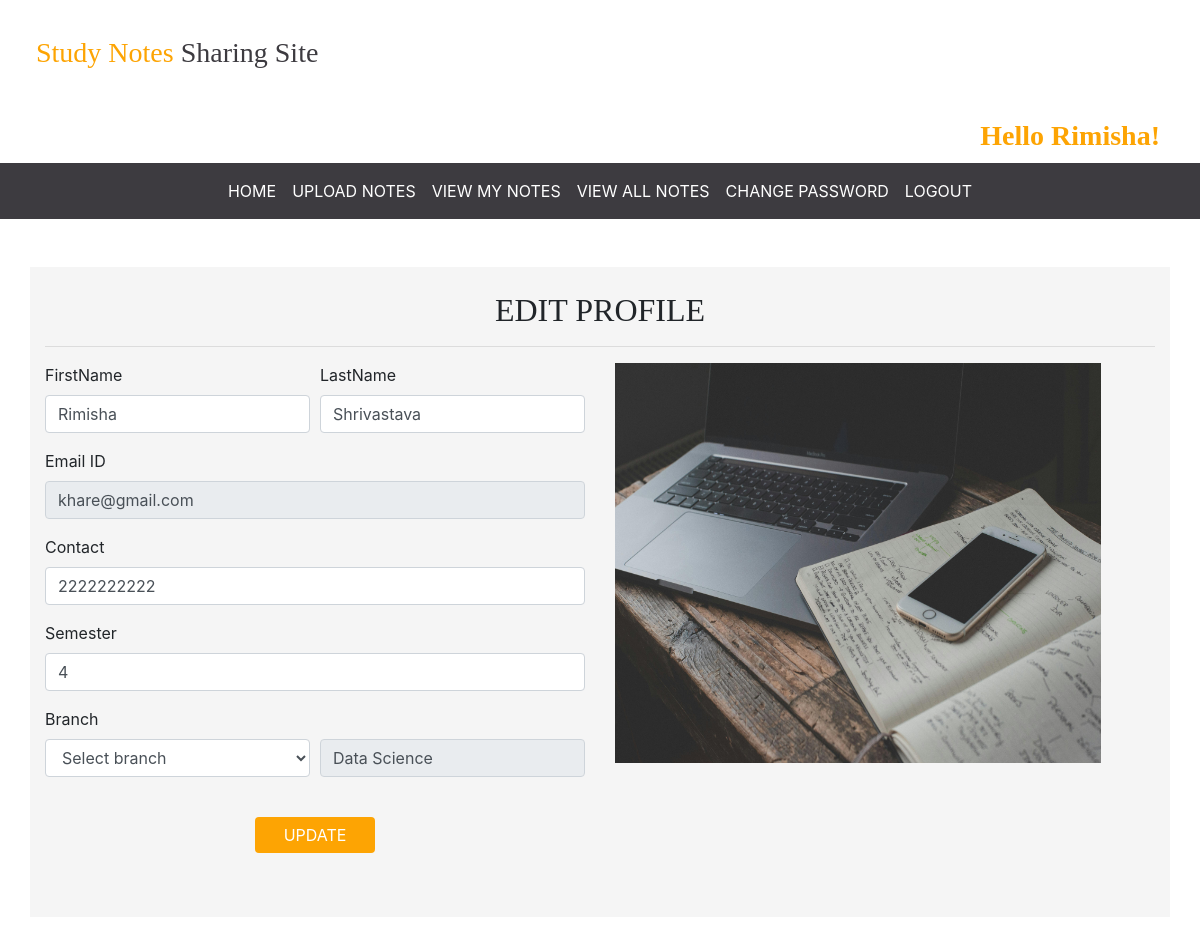
The page /edit_profile (signed in) on the database its author committed.
### notes/models.py (models this page shows, shortened)
class Signup(models.Model):
    user = models.ForeignKey(User, on_delete=models.CASCADE)
    contact = models.CharField(max_length=10, null=True)
    branch = models.CharField(max_length=30)
    semester = models.CharField(max_length=30)
    role = models.CharField(max_length=15)

### notes/views.py (the view, shortened to what this page needs)
# urls.py: path('edit_profile',edit_profile, name='edit_profile'),
def edit_profile(request):
    if not request.user.is_authenticated:
        return redirect('userlogin')
    user = User.objects.get(id=request.user.id)
    data = Signup.objects.get(user=user)
    error = False
    d = {'data': data, 'user': user, 'error': error}
    return render(request, 'edit_profile.html', d)

### notes/templates/edit_profile.html (shortened to what this page needs)
{% extends 'usernavigation.html' %}
{% load static %}
{% block body %}
<div class="container mt-5" style="background-color : whitesmoke"><br>
   <h2 class="text-center" style="font-family:'poppins'"> EDIT PROFILE </h2>
   <hr>
   <div class="row">
       <div class="col-sm-6">
       <form method="post">
           <div class="form-row">
               <div class="form-group col-md-6">
                   <label>FirstName</label>
                   <input type="text" class="form-control" value="{{data.user.first_name}}" name="firstname">
               </div>
               <div class="form-group col-md-6">
                   <label>LastName</label>
                   <input type="text" class="form-control" value="{{data.user.last_name}}" name="lastname">
               </div>
           </div>
           <div class="form-row">
               <div class="form-group col-md-12">
                   <label>Email ID</label>
                   <input type="text" class="form-control" value="{{data.user.username}}" name="emailid" readonly>
               </div>
           </div>
           <div class="form-row">
               <div class="form-group col-md-12">
                   <label>Contact</label>
                   <input type="text" class="form-control" value="{{data.contact}}" name="contact" >
               </div>
           </div>
           <div class="form-row">
               <div class="form-group col-md-12">
                   <label>Semester</label>
                   <input type="text" class="form-control" value="{{data.semester}}" name="semester" >
               </div>
           </div>
           <div class="form-row">
               <div class="form-group col-md-6">
                   <label>Branch</label>
                   <select class="form-control"  name="branch" >
                        <option value="Select branch">Select branch</option>
                   </select>
               </div>
               <div class="form-group col-md-6 mt-2"><br>
                   <input type="text" value="{{data.branch}}" class="form-control" readonly>
               </div>
           </div>
<input type="Submit" value="UPDATE" class="btn text-white mt-4" style="display: block; margin: 0 auto;width: 120px; background-color:FDA403; border:none;" >
       </form>
       </div>
       <div class="col-sm-6">
       <img src =" {%static 'images/edit.jpg'%}" style="width:90% ; height : 400px">
    </div>
   </div>
    <br><br>
</div>
{% endblock %}

### notes/templates/usernavigation.html (shortened to what this page needs)
<html lang="en" xmlns="http://www.w3.org/1999/html">
<head>
  {% load static %}
  <link rel="stylesheet" href="https://maxcdn.bootstrapcdn.com/bootstrap/4.3.1/css/bootstrap.min.css">
  <link rel="stylesheet" href="https://use.fontawesome.com/releases/v5.6.3/css/all.css"></head>
  <link rel="stylesheet" href="{% static 'css/mystyle.css'%}">
<body>
<h3 style ="padding : 3%"><p style="font-family:'Cooper black'"><span style="color:FDA403">Study Notes</span><span style="color:3D3B40"> Sharing Site</span></p><br>
    <span style="position: absolute; right: 40px;">
      {% if data.role == 'Student' %}
          <span style="color: FDA403; font-weight: bold; font-family: 'Cooper black'">Hello {{request.user.first_name}}!</span>
      {% elif data.role == 'Teacher' %}
          <span style="color: FDA403; font-weight: bold; font-family: 'Cooper black'">Hello {{request.user.first_name}}!</span>
      {% endif %}
  </span>
  </h3>
<nav class="navbar navbar-expand-sm justify-content-center" style = "background-color : 3D3B40">
<ul class="navbar-nav">
  <li class="navbar-item">
    <a class="nav-link" href="{% url 'profile'%}" style="color:white">HOME
    </a>
  </li>
  <li class="navbar-item">
    <a class="nav-link" href="{% url 'upload_notes'%}" style="color:white">UPLOAD NOTES
    </a>
  </li>
  <li class="navbar-item">
    <a class="nav-link" href="{% url 'view_mynotes'%}" style="color:white">VIEW MY NOTES
    </a>
  </li><li class="navbar-item">
    <a class="nav-link" href="{% url 'viewallnotes'%}" style="color:white">VIEW ALL NOTES
    </a>
  </li>
  <li class="navbar-item">
    <a class="nav-link" href="{% url 'changepassword'%}" style="color:white">CHANGE PASSWORD
    </a>
  </li>
<li class="navbar-item">
    <a class="nav-link" href="{% url 'logout'%}" style="color:white">LOGOUT
    </a>
  </li>
</ul>
</nav>
</body>
</html>
{% block body %}
{% endblock %}

### notes/static/css/mystyle.css (style rules this page uses)
.nav-link { color : black }

### rows shown on the page
Signup: firstname "Rimisha", lastname "Shrivastava", emailid "khare@gmail.com", contact "2222222222", semester "4", branch "Data Science"

### other values the page prints
{{ request.user.first_name }} "Rimisha"
